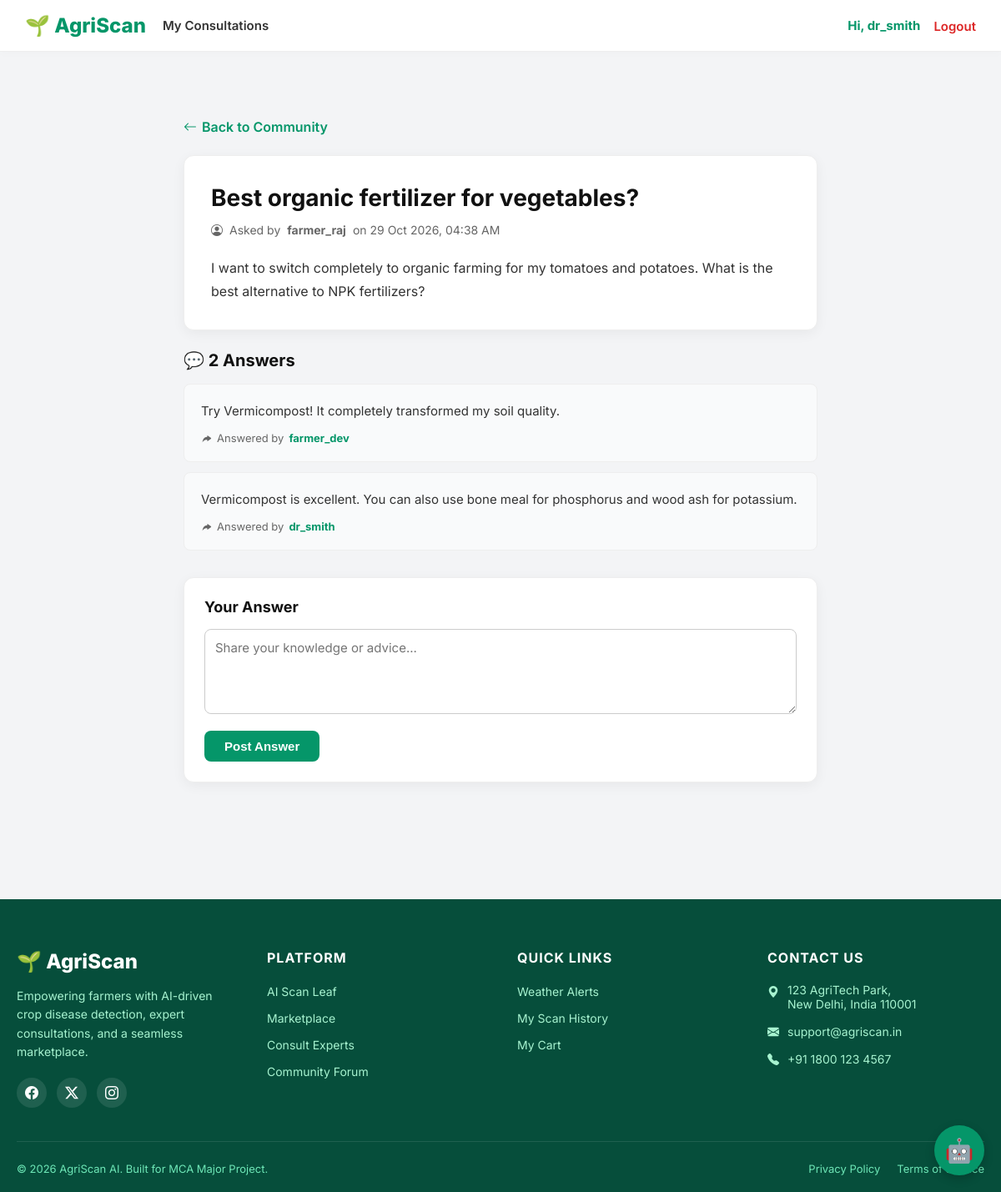
The app's page /community/forum/4/ (signed in) with its own data.
### accounts/models.py (models this page shows)
class User(AbstractUser):
    ROLE_CHOICES = (
        ('farmer', 'Farmer'),
        ('agronomist', 'Agronomist'),
        ('seller', 'Seller'),
        ('admin', 'Admin'),
    )
    role = models.CharField(max_length=20, choices=ROLE_CHOICES, default='farmer')
    phone = models.CharField(max_length=15, blank=True)

### community/models.py (models this page shows)
class ForumPost(models.Model):
    author = models.ForeignKey(User, on_delete=models.CASCADE)
    title = models.CharField(max_length=200)
    content = models.TextField()
    created_at = models.DateTimeField(auto_now_add=True)

class ForumComment(models.Model):
    post = models.ForeignKey(ForumPost, on_delete=models.CASCADE, related_name='comments')
    author = models.ForeignKey(User, on_delete=models.CASCADE)
    content = models.TextField()
    created_at = models.DateTimeField(auto_now_add=True)

### community/views.py (the view)
# urls.py: path('forum/<int:post_id>/', views.post_detail, name='post_detail'),
@login_required
def post_detail(request, post_id):
    post = get_object_or_404(ForumPost, id=post_id)
    comments = post.comments.all().order_by('created_at')
    if request.method == 'POST':
        content = request.POST.get('content')
        ForumComment.objects.create(post=post, author=request.user, content=content)
        return redirect('post_detail', post_id=post.id)
    return render(request, 'community/post_detail.html', {'post': post, 'comments': comments})

### templates/community/post_detail.html (shortened to what this page needs)
{% extends "base.html" %}
{% block content %}
<div style="max-width: 800px; margin: 40px auto; padding: 0 20px;">
    <div style="margin-bottom: 24px;">
        <a href="{% url 'forum_list' %}" style="color: #059669; text-decoration: none; font-weight: 600; display: inline-flex; align-items: center; gap: 6px;">
            <i class="bi bi-arrow-left"></i> Back to Community
        </a>
    </div>
    <div style="background: white; padding: 32px; border-radius: 12px; box-shadow: 0 4px 15px rgba(0,0,0,0.05); border: 1px solid #eee; margin-bottom: 24px;">
        <h1 style="font-size: 28px; color: #111; margin-bottom: 12px; line-height: 1.3;">{{ post.title }}</h1>
        <p style="font-size: 14px; color: #666; margin-bottom: 24px; display: flex; align-items: center; gap: 8px;">
            <i class="bi bi-person-circle"></i> Asked by <strong>{{ post.author.username }}</strong> on {{ post.created_at|date:"d M Y, h:i A" }}
        </p>
        <div style="font-size: 16px; color: #333; line-height: 1.7; white-space: pre-wrap;">{{ post.content }}</div>
    </div>
    <h3 style="font-size: 20px; color: #111; margin-bottom: 16px;">💬 {{ comments.count }} Answer{{ comments.count|pluralize }}</h3>
    {% for comment in comments %}
    <div style="background: #F9FAFB; padding: 20px; border-radius: 8px; border: 1px solid #eee; margin-bottom: 12px;">
        <p style="font-size: 15px; color: #333; margin-bottom: 12px; line-height: 1.6;">{{ comment.content }}</p>
        <div style="font-size: 13px; color: #666; display: flex; align-items: center; gap: 6px;">
            <i class="bi bi-reply-fill" style="transform: scaleX(-1);"></i>
            Answered by <strong style="color: #059669;">{{ comment.author.username }}</strong>
        </div>
    </div>
    {% empty %}
    <div style="background: white; padding: 40px; border-radius: 12px; border: 1px dashed #ccc; text-align: center; margin-bottom: 24px;">
        <p style="color: #666; margin: 0;">No answers yet. Be the first to help!</p>
    </div>
    {% endfor %}
    <div style="background: white; padding: 24px; border-radius: 12px; box-shadow: 0 4px 15px rgba(0,0,0,0.05); border: 1px solid #eee; margin-top: 32px;">
        <h4 style="font-size: 18px; color: #111; margin-bottom: 16px;">Your Answer</h4>
        <form method="POST">
            <textarea name="content" required rows="4" placeholder="Share your knowledge or advice..."
                      style="width: 100%; padding: 12px; border: 1px solid #ccc; border-radius: 8px; font-size: 15px; font-family: inherit; resize: vertical; margin-bottom: 16px;"></textarea>
            <button type="submit" style="background: #059669; color: white; padding: 10px 24px; border: none; border-radius: 8px; font-weight: 600; font-size: 15px; cursor: pointer;">
                Post Answer
            </button>
        </form>
    </div>
</div>
{% endblock %}

### templates/base.html (shortened to what this page needs)
{% load static %}
<!DOCTYPE html>
<html lang="en">
<head>
    <link href="https://cdn.jsdelivr.net/npm/bootstrap-icons@1.11.0/font/bootstrap-icons.css" rel="stylesheet">
    <link rel="stylesheet" href="{% static 'css/style.css' %}">
</head>
<body>
<nav class="navbar" style="background: white; border-bottom: 1px solid #eee; box-shadow: 0 2px 10px rgba(0,0,0,0.02);">
    <div class="nav-container" style="display: flex; justify-content: space-between; align-items: center; width: 100%; max-width: 1400px; margin: 0 auto; padding: 16px 30px; box-sizing: border-box; gap: 20px;">
        <div style="display: flex; align-items: center; gap: 20px; flex-shrink: 1; overflow: hidden;">
            <a href="/" class="brand" style="font-size: 24px; font-weight: 800; color: #059669; text-decoration: none; white-space: nowrap; flex-shrink: 0;">
                🌱 AgriScan
            </a>
            <div class="nav-links" style="display: flex; align-items: center; gap: 20px; white-space: nowrap;">
                {% if user.is_authenticated %}
                    {% if user.is_superuser or user.role == 'admin' %}
                        <a href="{% url 'admin_dashboard' %}" style="font-size: 15px; font-weight: 600; color: #333; text-decoration: none;">Analytics</a>
                        {% if user.is_superuser %}
                            <a href="/admin/" target="_blank" style="font-size: 15px; font-weight: 600; color: #333; text-decoration: none;">Django Admin ⚙️</a>
                        {% endif %}
                    {% elif user.role == 'seller' %}
                        <a href="{% url 'seller_dashboard' %}" style="font-size: 15px; font-weight: 600; color: #333; text-decoration: none;">Seller Dashboard</a>
                        <a href="{% url 'store' %}" style="font-size: 15px; font-weight: 600; color: #333; text-decoration: none;">View Store</a>
                    {% elif user.role == 'agronomist' %}
                        <a href="{% url 'agronomist_dashboard' %}" style="font-size: 15px; font-weight: 600; color: #333; text-decoration: none;">My Consultations</a>
                    {% endif %}
                {% endif %}
            </div>
        </div>
        <div style="display: flex; align-items: center; gap: 16px; white-space: nowrap; flex-shrink: 0; margin-left: 20px;">
            {% if user.is_authenticated %}
                <span style="font-size: 15px; font-weight: 700; color: #059669;">
                    Hi, {{ user.username }}
                </span>
                <form method="post" action="{% url 'logout' %}" style="margin: 0;">
                    <button type="submit" style="background: none; border: none; cursor: pointer; font-family: inherit; font-size: 15px; font-weight: 600; color: #dc2626; padding: 0;">Logout</button>
                </form>
            {% endif %}
        </div>
    </div>
</nav>
<main class="container">
    {% block content %}{% endblock %}
</main>
<footer style="background: #064E3B; color: #D1FAE5; padding: 60px 0 20px 0; margin-top: 60px; font-family: 'Inter', sans-serif;">
    <div style="max-width: 1200px; margin: 0 auto; padding: 0 20px;">
        <div style="display: grid; grid-template-columns: repeat(auto-fit, minmax(200px, 1fr)); gap: 40px; margin-bottom: 40px;">
            <div>
                <a href="{% url 'home' %}" style="display: flex; align-items: center; gap: 8px; font-size: 24px; font-weight: 800; color: white; text-decoration: none; margin-bottom: 16px;">
                    🌱 AgriScan
                </a>
                <p style="font-size: 14px; line-height: 1.6; color: #A7F3D0; margin-bottom: 20px;">
                    Empowering farmers with AI-driven crop disease detection, expert consultations, and a seamless marketplace.
                </p>
                <div style="display: flex; gap: 12px;">
                    <a href="#" style="color: white; background: rgba(255,255,255,0.1); width: 36px; height: 36px; display: flex; align-items: center; justify-content: center; border-radius: 50%; text-decoration: none;"><i class="bi bi-facebook"></i></a>
                    <a href="#" style="color: white; background: rgba(255,255,255,0.1); width: 36px; height: 36px; display: flex; align-items: center; justify-content: center; border-radius: 50%; text-decoration: none;"><i class="bi bi-twitter-x"></i></a>
                    <a href="#" style="color: white; background: rgba(255,255,255,0.1); width: 36px; height: 36px; display: flex; align-items: center; justify-content: center; border-radius: 50%; text-decoration: none;"><i class="bi bi-instagram"></i></a>
                </div>
            </div>
            <div>
                <h4 style="color: white; font-size: 16px; font-weight: 700; margin-bottom: 20px; text-transform: uppercase; letter-spacing: 1px;">Platform</h4>
                <ul style="list-style: none; padding: 0; margin: 0; display: flex; flex-direction: column; gap: 12px;">
                    <li><a href="{% url 'home' %}" style="color: #A7F3D0; text-decoration: none; font-size: 14px;">AI Scan Leaf</a></li>
                    <li><a href="{% url 'store' %}" style="color: #A7F3D0; text-decoration: none; font-size: 14px;">Marketplace</a></li>
                    <li><a href="{% url 'expert_list' %}" style="color: #A7F3D0; text-decoration: none; font-size: 14px;">Consult Experts</a></li>
                    <li><a href="{% url 'forum_list' %}" style="color: #A7F3D0; text-decoration: none; font-size: 14px;">Community Forum</a></li>
                </ul>
            </div>
            <div>
                <h4 style="color: white; font-size: 16px; font-weight: 700; margin-bottom: 20px; text-transform: uppercase; letter-spacing: 1px;">Quick Links</h4>
                <ul style="list-style: none; padding: 0; margin: 0; display: flex; flex-direction: column; gap: 12px;">
                    <li><a href="{% url 'weather_dashboard' %}" style="color: #A7F3D0; text-decoration: none; font-size: 14px;">Weather Alerts</a></li>
                    <li><a href="{% url 'history' %}" style="color: #A7F3D0; text-decoration: none; font-size: 14px;">My Scan History</a></li>
                    <li><a href="{% url 'view_cart' %}" style="color: #A7F3D0; text-decoration: none; font-size: 14px;">My Cart</a></li>
                </ul>
            </div>
            <div>
                <h4 style="color: white; font-size: 16px; font-weight: 700; margin-bottom: 20px; text-transform: uppercase; letter-spacing: 1px;">Contact Us</h4>
                <ul style="list-style: none; padding: 0; margin: 0; display: flex; flex-direction: column; gap: 16px; font-size: 14px; color: #A7F3D0;">
                    <li style="display: flex; gap: 10px; align-items: flex-start;">
                        <i class="bi bi-geo-alt-fill" style="margin-top: 2px;"></i>
                        <span>123 AgriTech Park,<br>New Delhi, India 110001</span>
                    </li>
                    <li style="display: flex; gap: 10px; align-items: center;">
                        <i class="bi bi-envelope-fill"></i>
                        <span>support@agriscan.in</span>
                    </li>
                    <li style="display: flex; gap: 10px; align-items: center;">
                        <i class="bi bi-telephone-fill"></i>
                        <span>+91 1800 123 4567</span>
                    </li>
                </ul>
            </div>
        </div>
        <div style="border-top: 1px solid rgba(255,255,255,0.1); padding-top: 24px; display: flex; justify-content: space-between; align-items: center; flex-wrap: wrap; gap: 16px; font-size: 13px; color: #6EE7B7;">
            <p style="margin: 0;">&copy; 2026 AgriScan AI. Built for MCA Major Project.</p>
            <div style="display: flex; gap: 20px;">
                <a href="#" style="color: #6EE7B7; text-decoration: none;">Privacy Policy</a>
                <a href="#" style="color: #6EE7B7; text-decoration: none;">Terms of Service</a>
            </div>
        </div>
    </div>
</footer>
{% if '/login/' not in request.path and '/register/' not in request.path %}
<div id="chatbot-btn" style="position: fixed; bottom: 20px; right: 20px; background: #059669; color: white; width: 60px; height: 60px; border-radius: 50%; display: flex; align-items: center; justify-content: center; font-size: 28px; cursor: pointer; box-shadow: 0 4px 12px rgba(0,0,0,0.2); z-index: 1000;">
    🤖
</div>
{% endif %}
</body>
</html>

### static/css/style.css (style rules this page uses)
:root { --primary: #059669; --primary-dark: #047857; --bg: #F3F4F6; --card-bg: #FFFFFF; --text-main: #111827; --text-muted: #6B7280; --border: #E5E7EB; --shadow: 0 10px 25px rgba(0,0,0,0.05); }
* { box-sizing: border-box; margin: 0; padding: 0; }
body { font-family: 'Inter', sans-serif; background: var(--bg); color: var(--text-main); display: flex; flex-direction: column; min-height: 100vh; }
.container { max-width: 1100px; margin: 0 auto; padding: 40px 20px; flex: 1; }
.navbar { background: var(--card-bg); box-shadow: 0 2px 10px rgba(0,0,0,0.05); position: sticky; top: 0; z-index: 100; }
.nav-container { max-width: 1100px; margin: 0 auto; padding: 16px 20px; display: flex; justify-content: space-between; align-items: center; }
.brand { font-size: 22px; font-weight: 800; color: var(--primary); text-decoration: none; }
.nav-links { display: flex; gap: 24px; align-items: center; }
.nav-links a { text-decoration: none; color: var(--text-main); font-weight: 500; font-size: 15px; }

### templates/base.html (style rules this page uses)
body { display: flex; flex-direction: column; min-height: 100vh; margin: 0; }
main { flex: 1 0 auto; }

### records on screen
User: username "dr_smith"
ForumPost: title "Best organic fertilizer for vegetables?", author.username "farmer_raj", created_at "29 Oct 2026, 04:38 AM", content "I want to switch completely to organic farming for my tomatoes and potatoes. What is the best alternative to NPK fertilizers?"
ForumComment: content "Try Vermicompost! It completely transformed my soil quality.", author.username "farmer_dev"
ForumComment: content "Vermicompost is excellent. You can also use bone meal for phosphorus and wood ash for potassium.", author.username "dr_smith"

### other values on screen
{{ comments.count }} "2"
